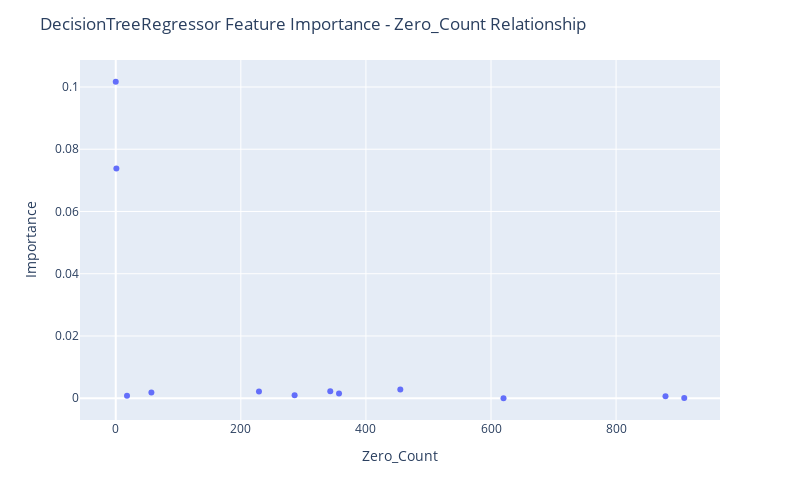

Notebook source saved alongside this figure:
### Code cell
fig = px.scatter(df_merged[~df_merged["Feature Name"].str.contains("Output")], x="Zero_Count", y="Importance",
                hover_data=["Feature Name"])

fig.update_layout(
    autosize=False,
    width=800,
    height=500,
    title_text=f"DecisionTreeRegressor Feature Importance - Zero_Count Relationship",
)

fig.show()

### Figure 1 — Plotly figure (JSON) as saved in the notebook; plotly's stock layout.template omitted (floating-point values rounded to 4 significant figures)
{"data": [{"customdata": [["Input 01"], ["Input 06"], ["Input 05"], ["Input 07"], ["Input 12"], ["Input 03"], ["Input 11"], ["Input 04"], ["Input 08"], ["Input 02"], ["Input 09"], ["Input 10"]], "hovertemplate": "Zero_Count=%{x}<br>Importance=%{y}<br>Feature Name=%{customdata[0]}<extra></extra>", "legendgroup": "", "marker": {"color": "#636efa", "symbol": "circle"}, "mode": "markers", "name": "", "orientation": "v", "showlegend": false, "type": "scatter", "x": [0, 1, 455, 343, 229, 57, 357, 286, 18, 879, 909, 620], "xaxis": "x", "y": [0.1017, 0.0738, 0.002779, 0.002279, 0.002131, 0.001871, 0.001531, 0.0009985, 0.0008192, 0.0006112, 8.106e-05, 0], "yaxis": "y"}], "layout": {"autosize": false, "height": 500, "legend": {"tracegroupgap": 0}, "margin": {"t": 60}, "title": {"text": "DecisionTreeRegressor Feature Importance - Zero_Count Relationship"}, "width": 800, "xaxis": {"anchor": "y", "autorange": true, "domain": [0, 1], "range": [-57.16, 966.2], "title": {"text": "Zero_Count"}, "type": "linear"}, "yaxis": {"anchor": "x", "autorange": true, "domain": [0, 1], "range": [-0.006987, 0.1087], "title": {"text": "Importance"}, "type": "linear"}}}
